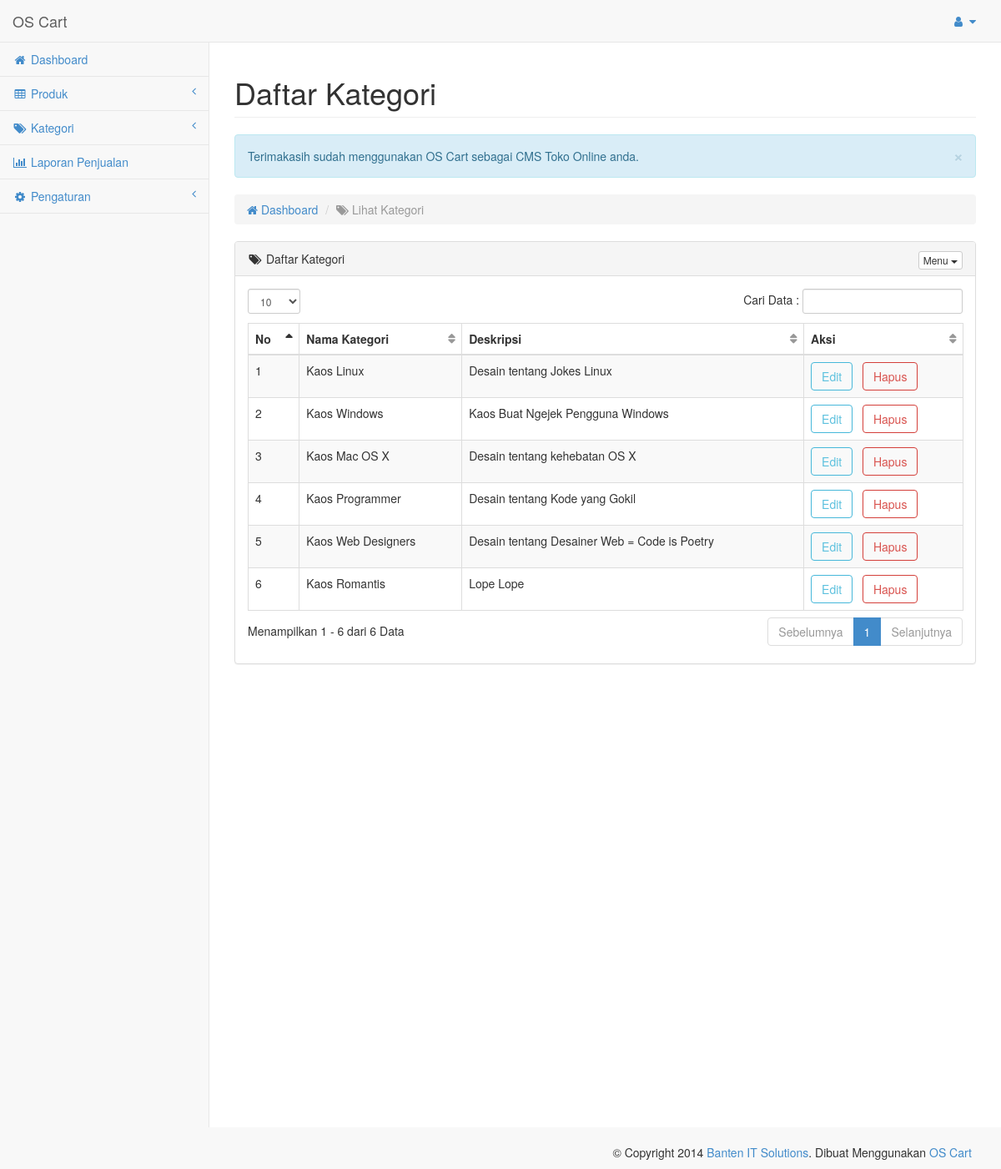
The page /os-admin/admin.php?pengaturan=kategori (signed in) on the database its author committed.
### tables this page shows
CREATE TABLE IF NOT EXISTS `os_kategori` (
  `id` bigint(10) NOT NULL AUTO_INCREMENT,
  `kategori` varchar(25) NOT NULL,
  `deskripsi` varchar(250) NOT NULL,
  PRIMARY KEY (`id`)
);

### os-admin/sys/kategori.php (the view, shortened to what this page needs)
<?php
switch($_GET[aksi]){
  default:
    echo'<div id="page-wrapper">
            <div class="row">
            <div class="col-lg-12">
                            <h1 class="page-header">Daftar Kategori</h1>
                            <div class="alert alert-info alert-dismissable">
                                <button type="button" class="close" data-dismiss="alert" aria-hidden="true">&times;</button>Terimakasih sudah menggunakan OS Cart sebagai CMS Toko Online anda.
                            </div>
            <ol class="breadcrumb">
              <li><a href="admin.php"><i class="fa fa-home"></i> Dashboard</a></li>
              <li class="active"><i class="fa fa-tags"></i> Lihat Kategori</li>
            </ol>
            </div>
            </div>
            <div class="row">
                <div class="col-lg-12">
                    <div class="panel panel-default">
                        <div class="panel-heading">
                            <i class="fa fa-tags fa-fw"></i> Daftar Kategori
                            <div class="pull-right">
                                <div class="btn-group">
                                    <button type="button" class="btn btn-default btn-xs dropdown-toggle" data-toggle="dropdown">
                                        Menu
                                        <span class="caret"></span>
                                    </button>
                                </div>
                            </div>
                        </div>
                        <div class="panel-body">
                            <div class="table-responsive">
                                <table class="table table-striped table-bordered table-hover" id="dataTables-example">
                                    <thead>
                                        <tr>
                                          <th>No</th>
                                          <th>Nama Kategori</th>
                                          <th>Deskripsi</th>
                                          <th>Aksi</th>
                                        </tr>
                                    </thead>
                                    <tbody>';
                                      $sql = mysql_query("SELECT * FROM os_kategori ORDER BY id ASC");
                                      $no = 1;
                                      while ($ambildata=mysql_fetch_array($sql)){
                                        echo"<tr>
                                            <td>$no</td>
                                            <td>$ambildata[kategori]</td>
                                            <td>$ambildata[deskripsi]</td>
                                            <td><a class='btn btn-outline btn-info' href='?pengaturan=kategori&aksi=edit-kategori&id=$ambildata[id]'>Edit</a> &nbsp; <a class='btn btn-outline btn-danger' href='aksi.php?pengaturan=kategori&aksi=hapus&id=$ambildata[id]'>Hapus</a>
                                            </td>
                                            </tr>";
                                        $no++;
                                      }
                                    echo '</tbody>
                                </table>
                            </div>
                        </div>
                    </div>
                </div>
            </div>
        </div>
        ';
  break;
}
?>

### os-media/theme/admin/css/sb-admin.css (style rules this page uses)
body { background-color: #f8f8f8; }
#page-wrapper { padding: 0 15px; min-height: 568px; background-color: #fff; }
@media (min-width:768px) { #page-wrapper { position: inherit; margin: 0 0 0 250px; padding: 0 30px; min-height: 1300px; border-left: 1px solid #e7e7e7; } }
.btn-outline { color: inherit; background-color: transparent; transition: all .5s; }
.btn-info.btn-outline { color: #5bc0de; }
.btn-danger.btn-outline { color: #d9534f; }
table.dataTable thead .sorting, table.dataTable thead .sorting_asc:after, table.dataTable thead .sorting_desc, table.dataTable thead .sorting_asc_disabled, table.dataTable thead .sorting_desc_disabled { background: transparent; }
table.dataTable thead .sorting_asc:after { content: "\f0de"; float: right; font-family: fontawesome; }
table.dataTable thead .sorting:after { content: "\f0dc"; float: right; font-family: fontawesome; color: rgba(50,50,50,.5); }

### rows shown on the page
os_kategori: kategori "Kaos Linux", deskripsi "Desain tentang Jokes Linux"
os_kategori: kategori "Kaos Windows", deskripsi "Kaos Buat Ngejek Pengguna Windows"
os_kategori: kategori "Kaos Mac OS X", deskripsi "Desain tentang kehebatan OS X"
os_kategori: kategori "Kaos Programmer", deskripsi "Desain tentang Kode yang Gokil"
os_kategori: kategori "Kaos Web Designers", deskripsi "Desain tentang Desainer Web = Code is Poetry"
os_kategori: kategori "Kaos Romantis", deskripsi "Lope Lope"
